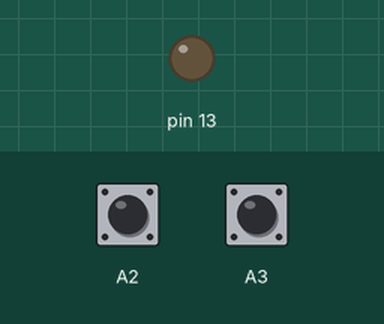
A sketch run on a simulated Arduino Uno, built with avr-gcc and run on an emulated ATmega328P. Shown: output pins drawn as LEDs (lit = HIGH). Dashed ring = blinking. The inputs (shaded band) are chosen by the test bench; at power-on: A3 HIGH, A2 HIGH.

Above: at 1.2 s.
1.3 s: A3 pulled LOW for 1 s
At 2.18 s:
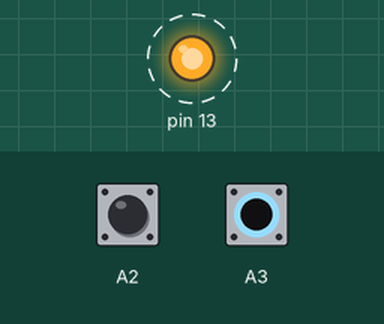
3.8 s: A3 pulled LOW for 3.2 s
At 4.68 s:
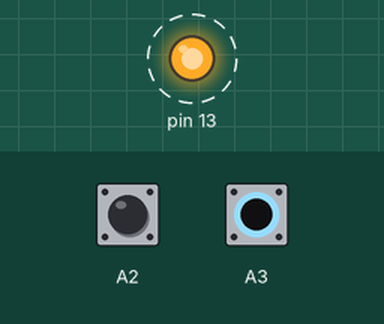
8.5 s: A2 pulled LOW for 3.2 s
At 11.63 s:
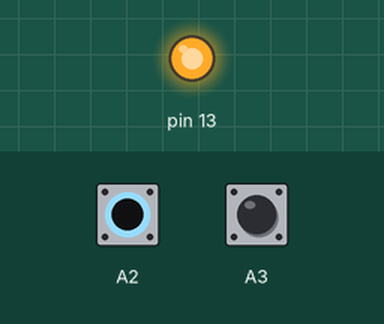
Timing chart, 0 to 13.2 s (numbered marks = the images above; inputs shaded):
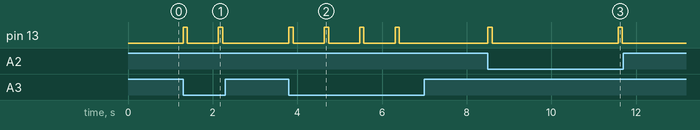

Measured:
- after the input at 1.3 s, pin 13: alternates HIGH for 0.10 s and LOW for 0.74 s, 4 changes in all, then stays LOW, starting at once
- after the input at 3.8 s, pin 13: alternates HIGH for 0.10 s and LOW for 0.74 s, 8 changes in all, then stays LOW, starting at once
- after the input at 8.5 s, pin 13: alternates HIGH for 0.10 s and LOW for 3.0 s, 4 changes in all, then stays LOW, starting at once

The sketch:

IRDA_software_evolution_DMC2002_all_batch_in_delay500.ino.ino
```cpp
#include <IRremote.h>

#define PIN_IR 3
IRsend irsend;

void setup() {
  Serial.begin(9600);
  pinMode(A0, INPUT_PULLUP);
  pinMode(A1, INPUT_PULLUP);
  pinMode(A2, INPUT_PULLUP);
  pinMode(A3, INPUT_PULLUP);
  pinMode(13, OUTPUT);


}

void loop() {

  /////////////////////////////////////////////////////////////////////////////Channel 77
  int sensor_power = digitalRead(A3);
  int khz=38;
  if (sensor_power == LOW) {
    //Led command on & off
    digitalWrite(13, HIGH);
    delay(100);
    digitalWrite(13, LOW);
    delay(100);

    //Channel 77
    irsend.sendNEC(0x202E01F , 32);
    delay(250);
    irsend.sendNEC(0x202E01F , 32);
    delay(250);
  }
  /////////////////////////////////////////////////////////////////////////////Reset button section
  int sensor_reset  = digitalRead(A2);
  if (sensor_reset  == LOW) {
    //Led command on & off
    digitalWrite(13, HIGH);
    delay(100);
    digitalWrite(13, LOW);
    delay(100);
    irsend.sendNEC(0x202827D, 32);
    delay(150);
    irsend.sendNEC(0x202827D, 32);
    delay(150);
    //Autodirection
    irsend.sendNEC(0x20202FD, 32);
    delay(120);
    irsend.sendNEC(0x202708F, 32);
    delay(120);
    irsend.sendNEC(0x202708F, 32);
    delay(120);
    //reset code
    irsend.sendNEC(0x202609F, 32);
    delay(120);
    irsend.sendNEC(0x202906F, 32);
    delay(120);
    irsend.sendNEC(0x20210EF, 32);
    delay(120);
    irsend.sendNEC(0x20200FF, 32);
    delay(120);
    //Autodirection reset
    irsend.sendNEC(0x202708F, 32);
    delay(120);
    irsend.sendNEC(0x202708F, 32);
    delay(120);
    irsend.sendNEC(0x202B04F, 32);
    delay(120);
    irsend.sendNEC(0x202B04F, 32);
    delay(120);
    irsend.sendNEC(0x20208F7, 32);
    delay(120);
    irsend.sendNEC(0x202B04F, 32);
    delay(120);
  }
  /////////////////////////////////////////////////////////////////////////////FW check
  //int sensor_checkFW = digitalRead(A1);
//  if (sensor_checkFW == LOW) {
//   Led command on & off
//    digitalWrite(13, HIGH);
 //  delay(250);
  // digitalWrite(13, LOW);
  // delay(250);
  // irsend.sendNEC(0x20202FD, 32);
  // delay(100);
  // irsend.sendNEC(0x20220DF, 32);
   //delay(100);
  }
```
